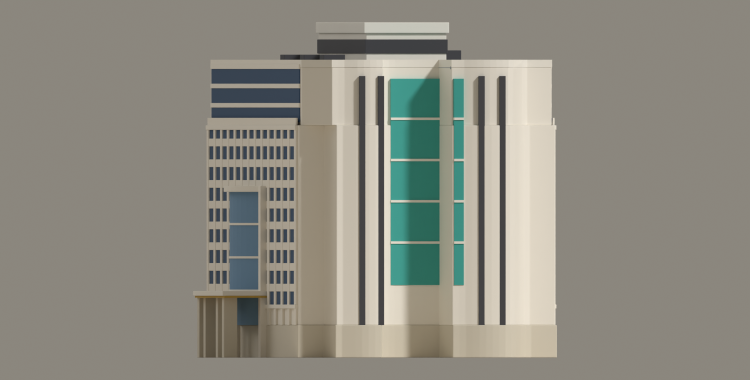
#> input picture artifacts/hiram-johnson-state-office-building/hiram-johnson-west.png, 1500 x 760 px, given in place of hiram-johnson-north.png, which was not available (shown at 1/2 size)
$ python make_contact_sheet.py
#> lines starting #> are read from the running program, lines starting #| are printed output that depends on the picture; pictures that were not available may be replaced by others from this repository, and a replacement may not be noted
"""Compose the review renders into hiram-johnson-contact-sheet.png."""

from pathlib import Path

from PIL import Image, ImageDraw, ImageFont

HERE = Path(__file__).resolve().parent
BG = (237, 227, 209)
INK = (58, 52, 44)


def _font():
    for p in ("/usr/share/fonts/truetype/dejavu/DejaVuSans-Bold.ttf",
              "/System/Library/Fonts/Supplemental/Arial Bold.ttf",
              "/System/Library/Fonts/Helvetica.ttc"):
        try:
            return ImageFont.truetype(p, 34)
        except OSError:
            continue
    return ImageFont.load_default()


FONT = _font()
VIEWS = ["north", "east", "south", "west", "top", "aerial", "night", "night-entrance"]
COLS = 4
PAD = 40
LABEL_H = 56
CELL_W = 460


def load(view):
#> called with view = 'north'
    img = Image.open(HERE / f"hiram-johnson-{view}.png").convert("RGB")
    w = CELL_W
    h = round(img.height * w / img.width)
#> h = 233
    return img.resize((w, h), Image.LANCZOS)
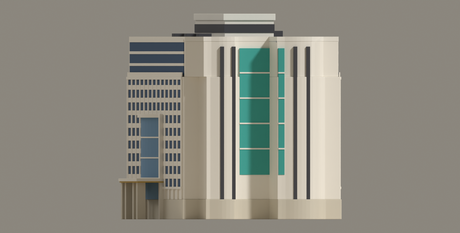
#> returned value: PIL image 460x233 RGB; mean R, G, B 141.5, 139.4, 129.2


def main():
    tiles = [load(v) for v in VIEWS]
#> call 2 of load, with view = 'east'
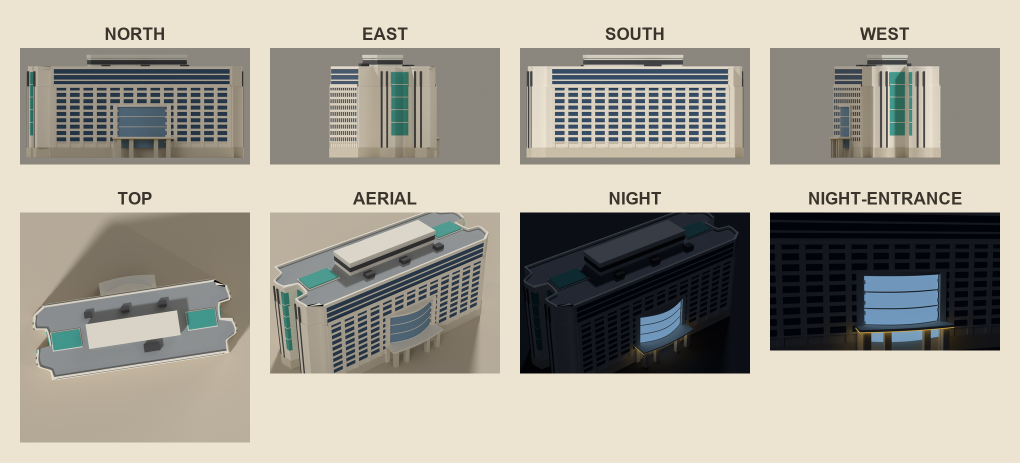
#> input picture artifacts/hiram-johnson-state-office-building/hiram-johnson-contact-sheet.png, 2040 x 925 px, given in place of hiram-johnson-east.png, which was not available (shown at 1/2 size)
#> in load, img is the input picture: PIL image 2040x925 RGB; mean R, G, B 166.3, 161.6, 150.9
#> in load (call 2), `return img.resize((w, h), Image.LANCZOS)`:
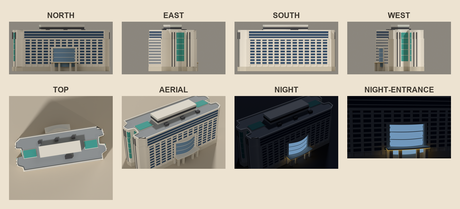
#> returned value: PIL image 460x209 RGB; mean R, G, B 166.3, 161.6, 150.9
    rows = [tiles[i : i + COLS] for i in range(0, len(tiles), COLS)]
    row_h = [LABEL_H + max(t.height for t in r) for r in rows]
    width = PAD + COLS * (CELL_W + PAD)
    height = PAD + sum(h + PAD for h in row_h)
    sheet = Image.new("RGB", (width, height), BG)
    draw = ImageDraw.Draw(sheet)

    y = PAD
    for ri, row in enumerate(rows):
        for ci, tile in enumerate(row):
            cx = PAD + ci * (CELL_W + PAD) + CELL_W // 2
            label = VIEWS[ri * COLS + ci].upper()
            draw.text((cx, y + LABEL_H // 2), label, font=FONT, fill=INK, anchor="mm")
            sheet.paste(tile, (cx - tile.width // 2, y + LABEL_H))
        y += row_h[ri] + PAD

    out = HERE / "hiram-johnson-contact-sheet.png"
    sheet.save(out)
    print(f"[contact-sheet] {out}")


if __name__ == "__main__":
#> (the run stopped early here; a loop or call above may not have finished)
